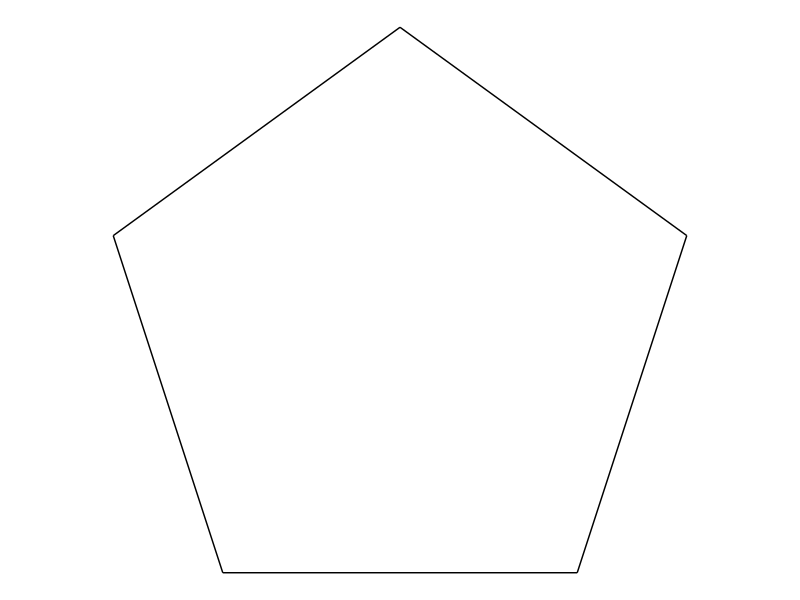
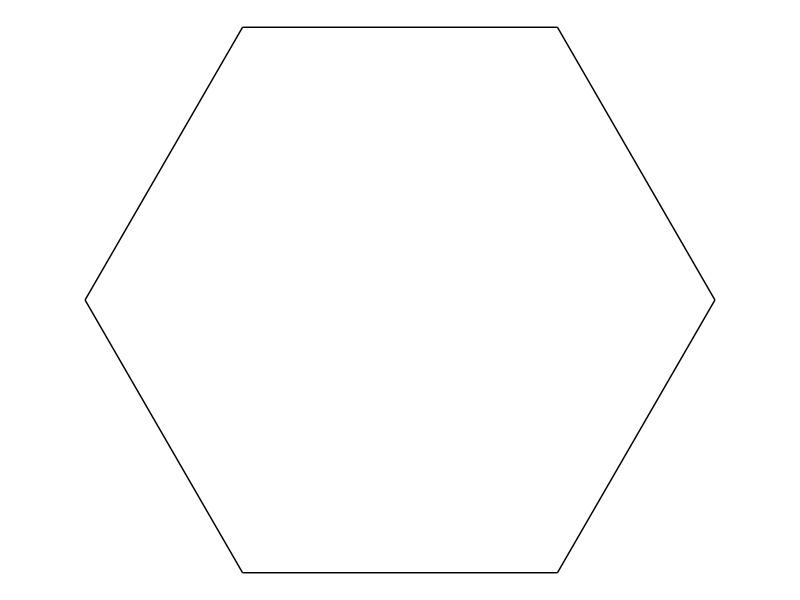
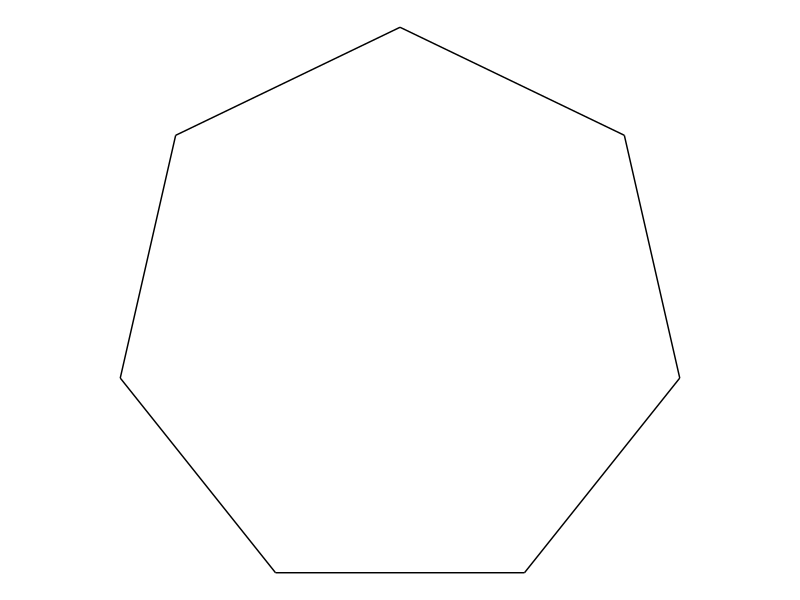
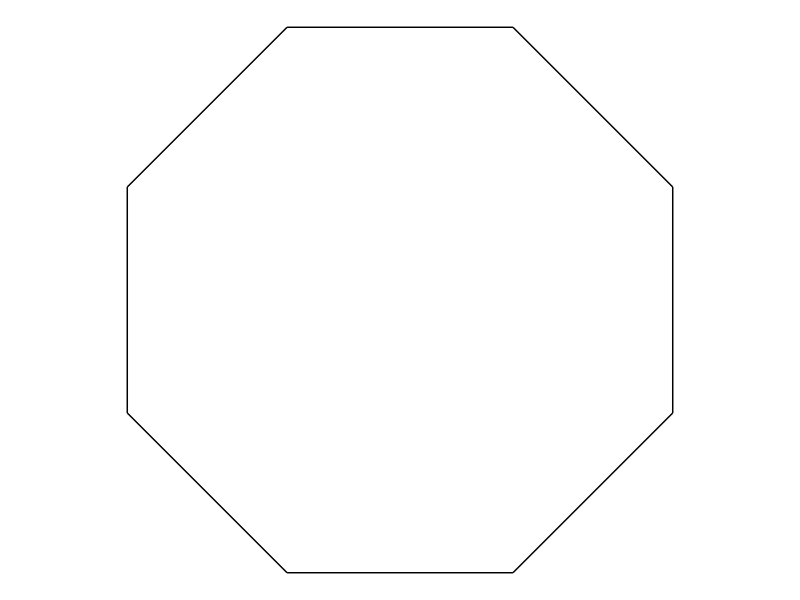
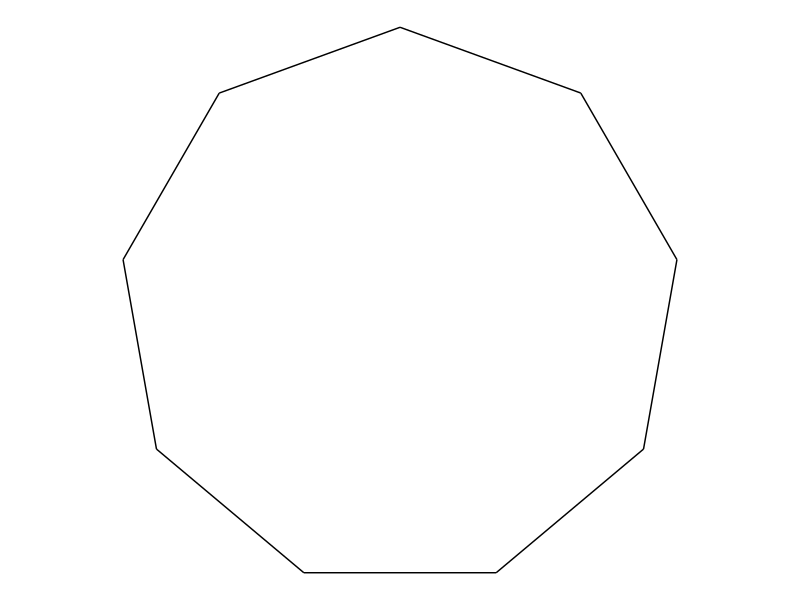

These charts were generated, in order, by the following R code:
# https://fronkonstin.com/2019/03/27/drrrawing-with-purrr/

library(tidyverse)

pentagon <- tibble(
  x    = accumulate(1:4, ~.x+cos(.y*2*pi/5), .init = 0),
  y    = accumulate(1:4, ~.x+sin(.y*2*pi/5), .init = 0),
  xend = accumulate(2:5, ~.x+cos(.y*2*pi/5), .init = cos(2*pi/5)),
  yend = accumulate(2:5, ~.x+sin(.y*2*pi/5), .init = sin(2*pi/5)))

ggplot(pentagon)+
  geom_segment(aes(x=x, y=y, xend=xend, yend=yend))+
  coord_equal()+
  theme_void()

polygon <- function(n) {
  tibble(
    x    = accumulate(1:(n-1), ~.x+cos(.y*2*pi/n), .init = 0),
    y    = accumulate(1:(n-1), ~.x+sin(.y*2*pi/n), .init = 0),
    xend = accumulate(2:n,     ~.x+cos(.y*2*pi/n), .init = cos(2*pi/n)),
    yend = accumulate(2:n,     ~.x+sin(.y*2*pi/n), .init = sin(2*pi/n)))
}

ggplot(polygon(6))+
  geom_segment(aes(x=x, y=y, xend=xend, yend=yend))+
  coord_equal()+
  theme_void()

ggplot(polygon(7))+
  geom_segment(aes(x=x, y=y, xend=xend, yend=yend))+
  coord_equal()+
  theme_void()

ggplot(polygon(8))+
  geom_segment(aes(x=x, y=y, xend=xend, yend=yend))+
  coord_equal()+
  theme_void()

ggplot(polygon(9))+
  geom_segment(aes(x=x, y=y, xend=xend, yend=yend))+
  coord_equal()+
  theme_void()

#(falta)
